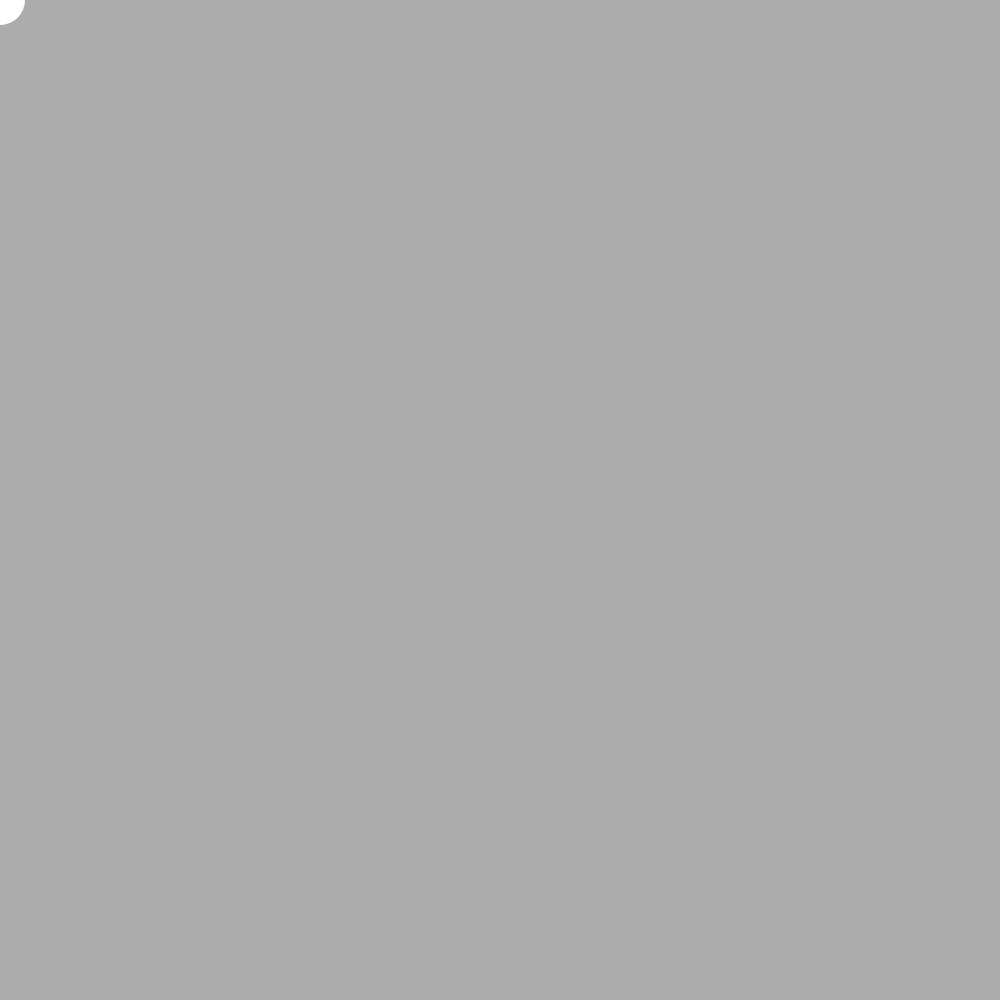
Frame 1 (no input)
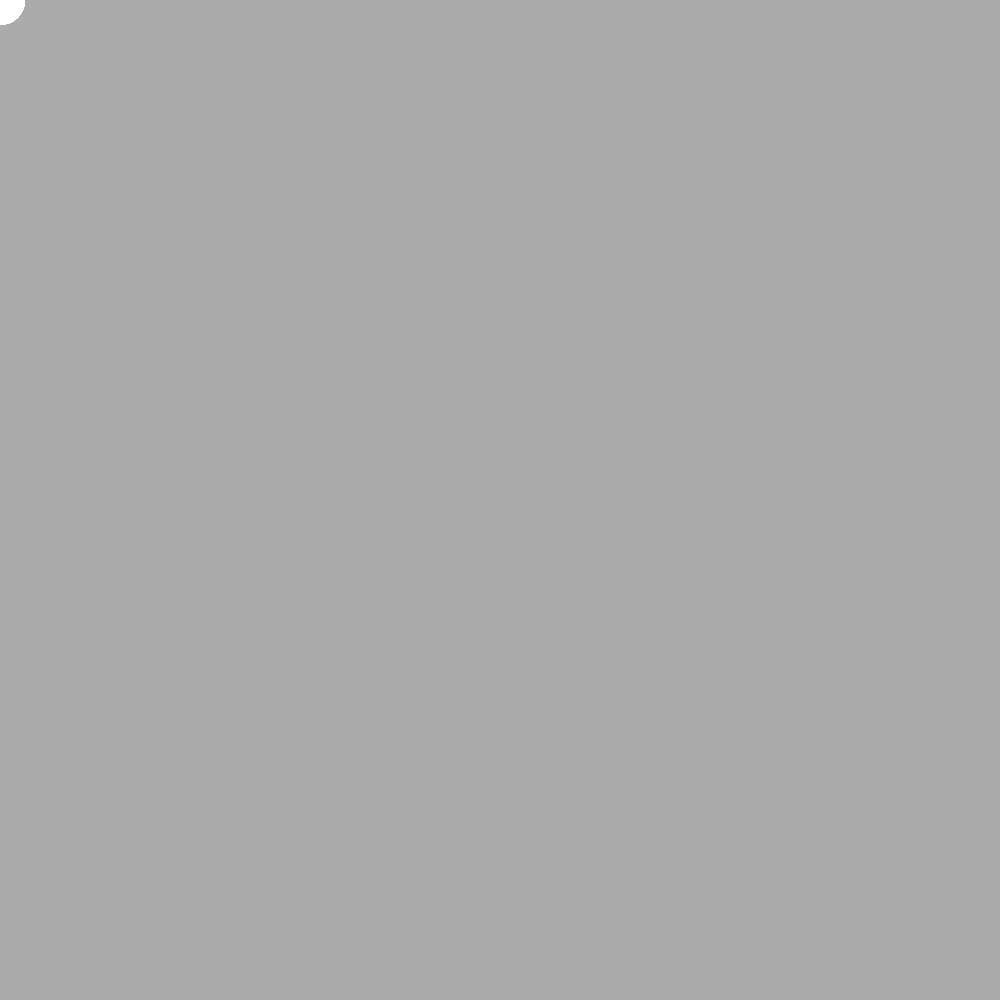
Frame 60 (no input)
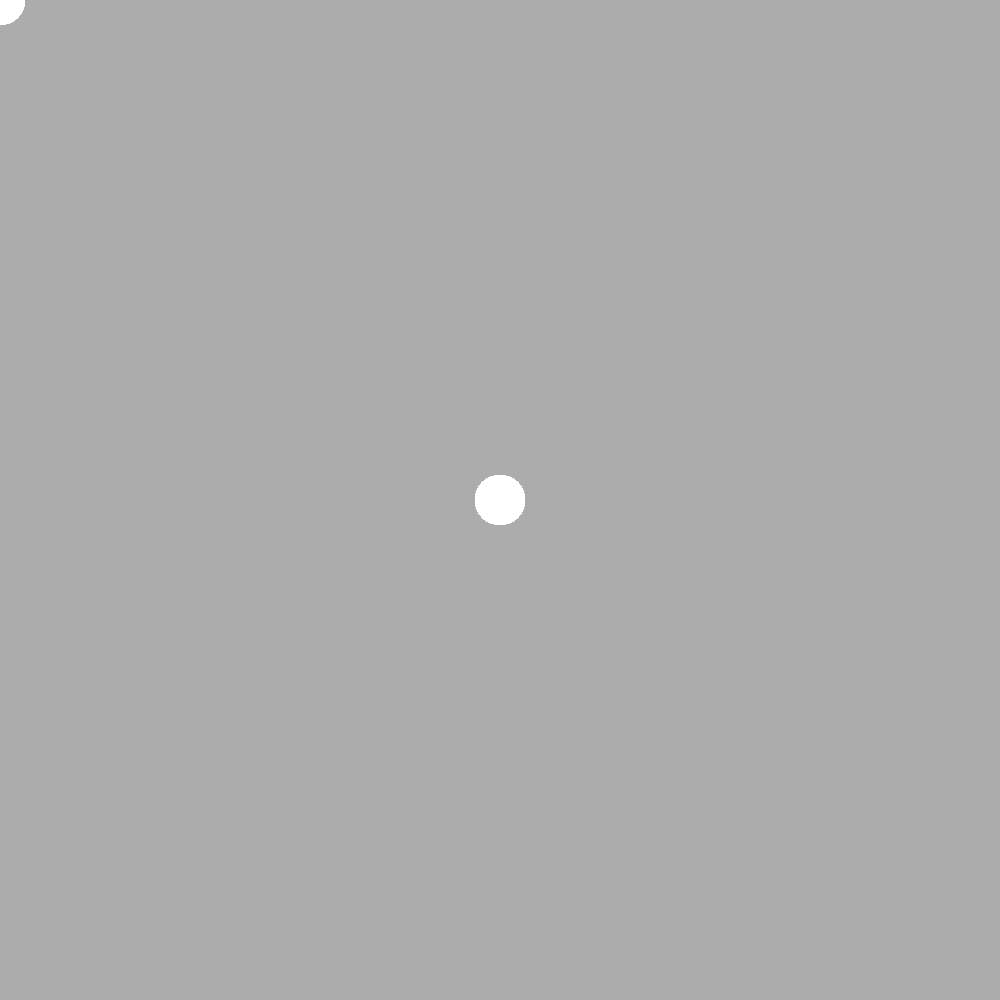
Frame 120 (the mouse pressed at the canvas centre since frame 60)

The p5.js sketch that drew these frames (run headless with seeded random() and noise() and a simulated clock; from frame 60 on, the mouse is pressed at the canvas centre):

// p5.js sketch
// ── sketch.js
function setup() {
  createCanvas(1000, 1000);
  background(150,200.130);
  strokeWeight(50);
  stroke('white');
  frameRate(100) ;
 

}

function draw() {
 // declare variables 
  let posX = mouseX;
  let PosY = mouseY;
  // place a dot on the screen
   point( posX,PosY);
  
}
